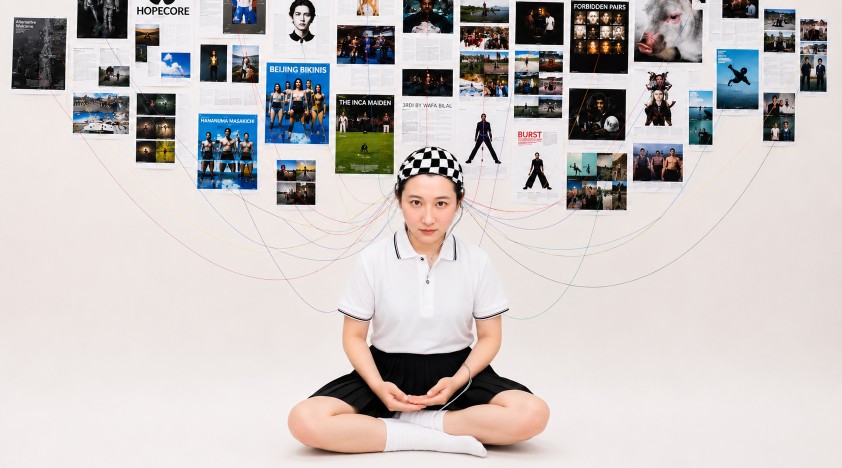
#> input picture assets/hero/creative-brain-cover.png, 1683 x 935 px, found by its file name (shown at 1/2 size)
$ python cutout_person.py
#> lines starting #> are read from the running program, lines starting #| are printed output that depends on the picture; after the words box and inside, x2 and y2 are one past the last pixel; in counts of white or black regions, pixels touching at a corner belong together
#!/usr/bin/env python3
"""从封面与三张动作照自动抠人物：干净墙板差分法。
输出: assets/hero/wall-clean.png + person-0..3.png (均 1683x935, 与封面同帧)
"""
from PIL import Image, ImageFilter
import numpy as np

COVER = "assets/hero/creative-brain-cover.png"

cover = Image.open(COVER).convert("RGB")
#> cover is the input picture: PIL image 1683x935 RGB; mean R, G, B 198.9, 193.3, 192.1
W, H = cover.size
#> W = 1683; H = 935
arr = np.array(cover).astype(np.float32)

x0, x1 = int(W * 0.27), int(W * 0.73)
#> x0 = 454; x1 = 1228
y0 = int(H * 0.29)
#> y0 = 271

# 1) 干净墙板：人物区域按每行墙色填充
plate = arr.copy()
for y in range(y0, H):
    left = arr[y, max(0, x0 - 60):x0]
    right = arr[y, x1:min(W, x1 + 60)]
    strip = np.concatenate([left, right], axis=0)
    plate[y, x0:x1] = np.median(strip, axis=0)
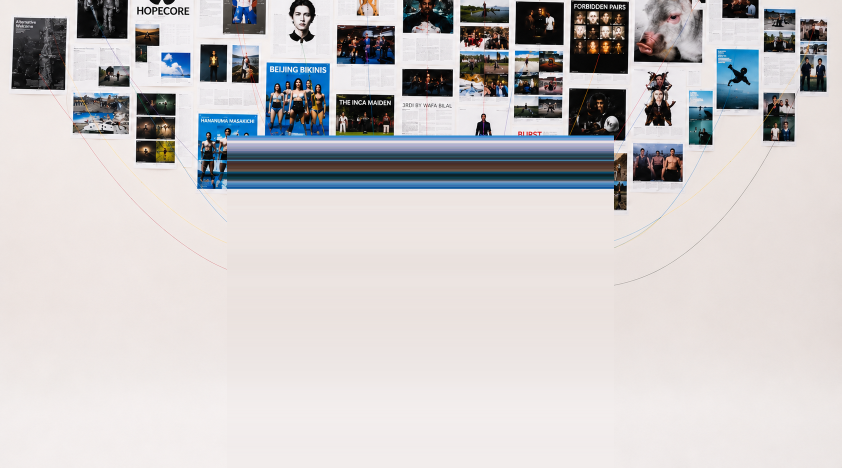
#> plate: shape (935, 1683, 3) float32 (shown at 1/2 size); mean R, G, B 202.4, 195.6, 196.9

boxmask = np.zeros((H, W), np.float32)
boxmask[y0:H, x0:x1] = 255
bm = Image.fromarray(boxmask.astype(np.uint8)).filter(ImageFilter.GaussianBlur(18))
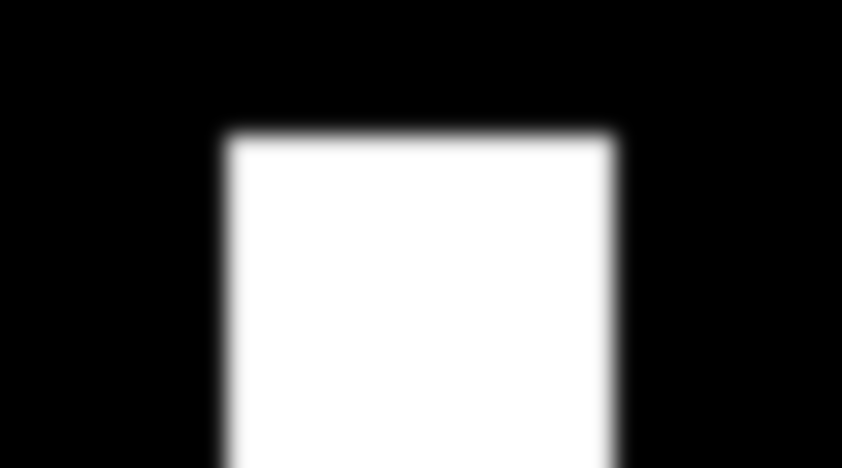
#> bm: PIL image 1683x935 L (shown at 1/2 size); min 0, max 255, mean 83.3
bm_arr = np.array(bm).astype(np.float32) / 255.0
plate = plate * bm_arr[..., None] + arr * (1 - bm_arr[..., None])
plate_img = Image.fromarray(plate.astype(np.uint8))
plate_img.save("assets/hero/wall-clean.png")
print("干净墙板 OK")


def cutout(src_path, out_path, rx0=0.27, rx1=0.73, ry0=0.29):
#> called with src_path = 'assets/hero/creative-brain-cover.png', out_path = 'assets/hero/person-0.png', rx0 = 0.27, rx1 = 0.73, ry0 = 0.29
    img = Image.open(src_path).convert("RGB")
    w, h = img.size
#> w = 1683; h = 935
    pl = plate_img.resize((w, h), Image.LANCZOS) if plate_img.size != (w, h) else plate_img
    a = np.array(img).astype(np.int16)
    b = np.array(pl).astype(np.int16)
    dist = np.sqrt(((a - b) ** 2).sum(axis=2))
    m = np.zeros((h, w), np.uint8)
    region = dist[int(h * ry0):h, int(w * rx0):int(w * rx1)]
    m[int(h * ry0):h, int(w * rx0):int(w * rx1)] = (region > 16).astype(np.uint8) * 255
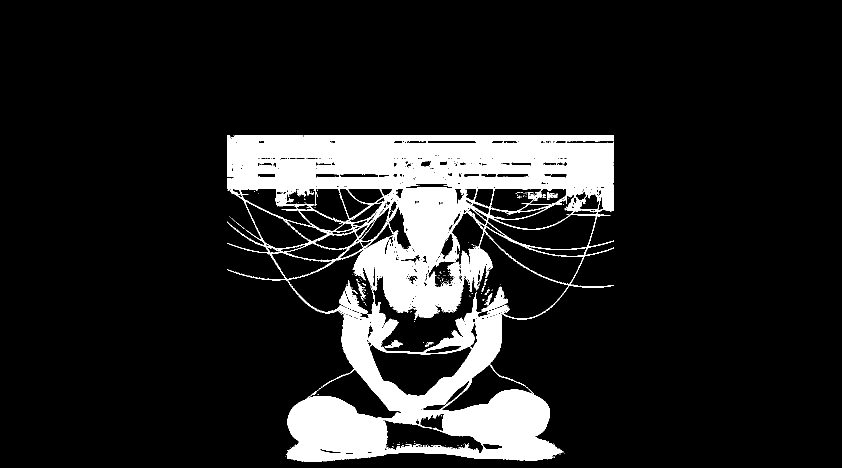
#> m: shape (935, 1683) (shown at 1/2 size); 12.9% white; 259 white regions (245 under 20 px), largest, box (x1, y1, x2, y2) and area: (454, 271, 1228, 924) 199498, (678, 560, 736, 628) 1269, (963, 573, 1016, 623) 836
    mask = Image.fromarray(m)
    mask = mask.filter(ImageFilter.MaxFilter(9)).filter(ImageFilter.MinFilter(7))
#> mask: PIL image 1683x935 L; 16.1% white; 2 white regions (1 under 20 px), largest, box (x1, y1, x2, y2) and area: (453, 270, 1229, 925) 253787
    mask = mask.filter(ImageFilter.GaussianBlur(2))
    rgba = img.convert("RGBA")
    rgba.putalpha(mask)
    # 统一到封面帧：按宽度缩放后垂直居中裁剪
    if (w, h) != (W, H):
        nh = round(h * W / w)
        rgba = rgba.resize((W, nh), Image.LANCZOS)
        top = max(0, (nh - H) // 2)
        rgba = rgba.crop((0, top, W, top + H))
    rgba.save(out_path)
    print(out_path, "bbox:", mask.getbbox())
#| assets/hero/person-0.png bbox: (448, 265, 1234, 930)


cutout(COVER, "assets/hero/person-0.png")
for i, p in enumerate(["pose-1", "pose-2", "pose-3"], start=1):
    cutout(f"assets/hero/{p}.jpg", f"assets/hero/person-{i}.png")
#> call 2 of cutout, with src_path = 'assets/hero/pose-1.jpg', out_path = 'assets/hero/person-1.png', rx0 = 0.27, rx1 = 0.73, ry0 = 0.29
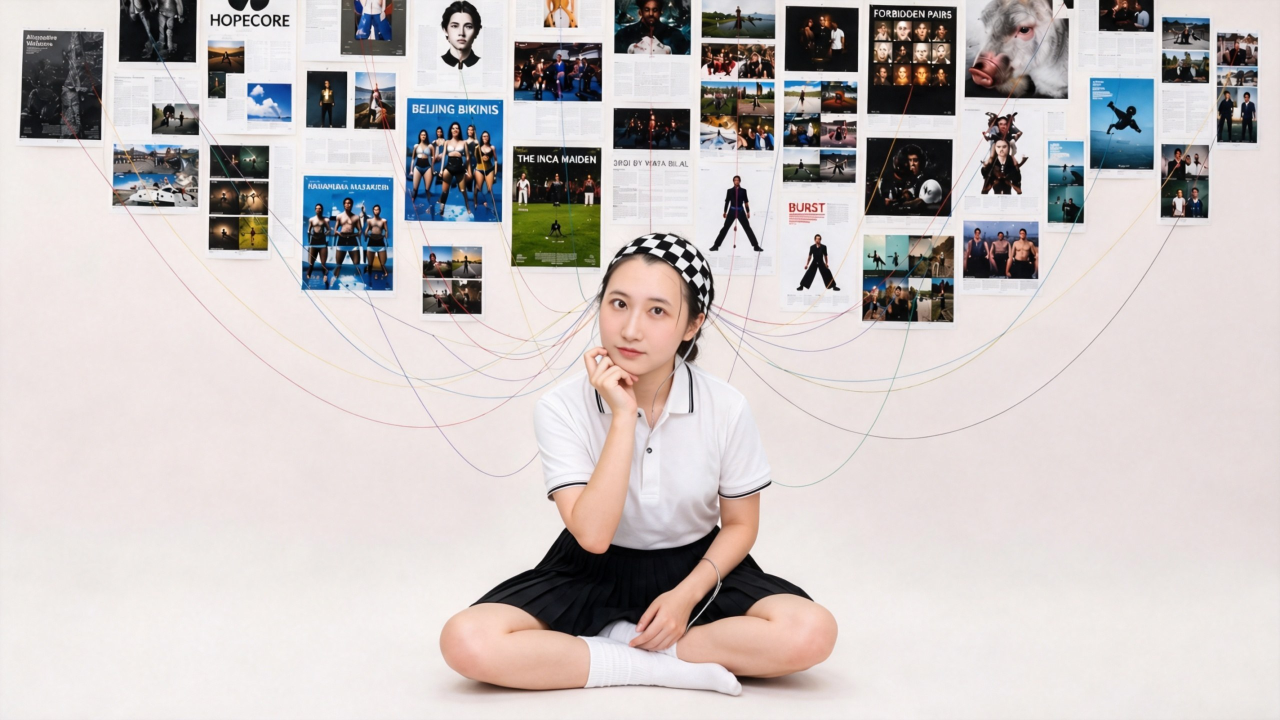
#> input picture assets/hero/pose-1.jpg, 2560 x 1440 px, found by its file name (shown at 1/2 size)
#> in cutout, img is the input picture: PIL image 2560x1440 RGB; mean R, G, B 199.7, 193.1, 192.3
#> in cutout (call 2), `dist = np.sqrt(((a - b) ** 2).sum(axis=2))`:
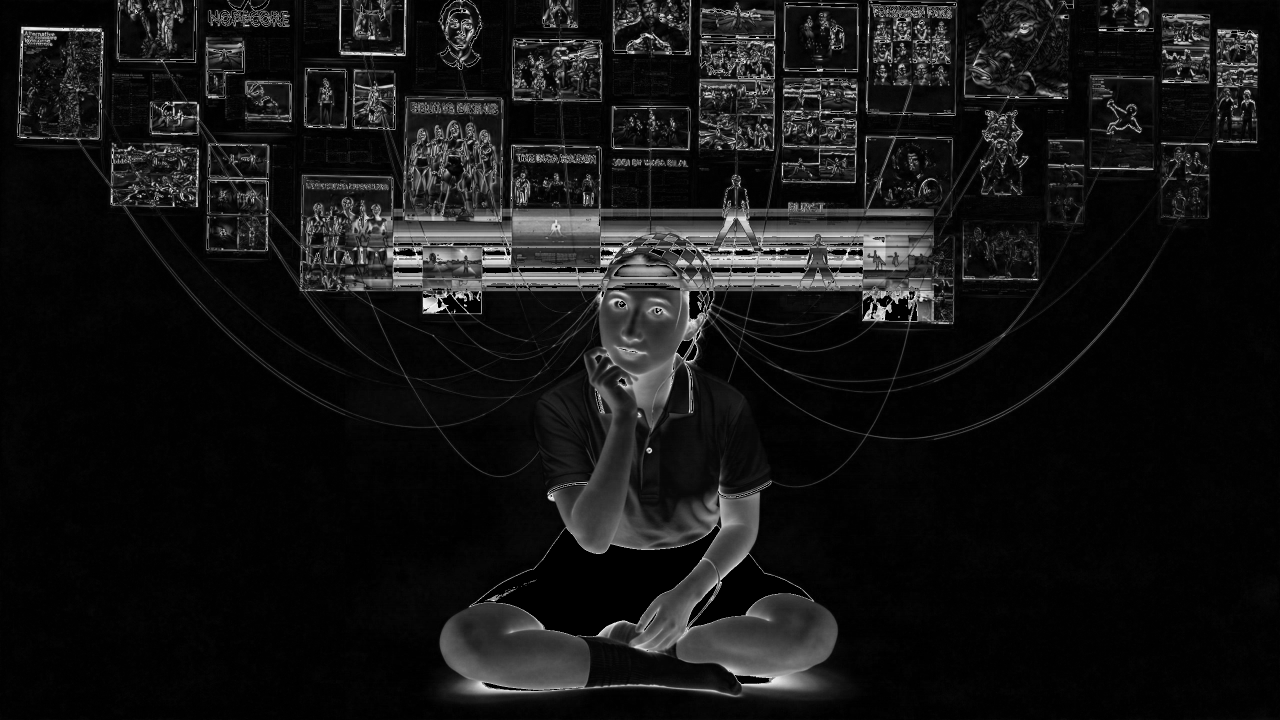
#> dist: shape (1440, 2560) float64 (shown at 1/2 size); 3.19% of the values are NaN or infinite; the others: min 0, max 313.5, mean 27.36; drawn with min black, max white, NaN and infinite black
#> in cutout (call 2), `region = dist[int(h * ry0):h, int(w * rx0):int(w * rx1)]`:
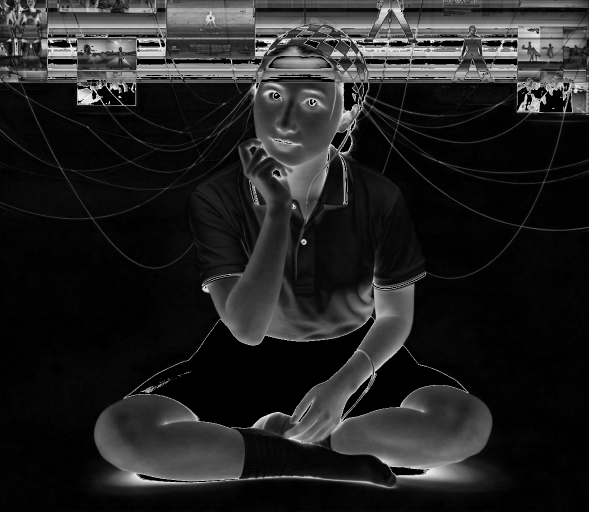
#> region: shape (1023, 1177) float64 (shown at 1/2 size); 7.57% of the values are NaN or infinite; the others: min 0, max 313.5, mean 46.85; drawn with min black, max white, NaN and infinite black
#> in cutout (call 2), `m[int(h * ry0):h, int(w * rx0):int(w * rx1)] = (region > 16).astype(np..`: m: shape (1440, 2560); 13.1% white; 714 white regions (666 under 20 px), largest, box (x1, y1, x2, y2) and area: (691, 417, 1868, 1412) 469387, (1340, 753, 1426, 979) 7253, (1466, 881, 1541, 971) 1700
#> in cutout (call 2), `mask = mask.filter(ImageFilter.MaxFilter(9)).filter(ImageFilter.MinFil..`: mask: PIL image 2560x1440 L; 15.5% white; 28 white regions (14 under 20 px), largest, box (x1, y1, x2, y2) and area: (690, 416, 1869, 1413) 568052, (1198, 1302, 1238, 1333) 546, (690, 740, 781, 770) 464
#> in cutout (call 2), `rgba = rgba.crop((0, top, W, top + H))`:
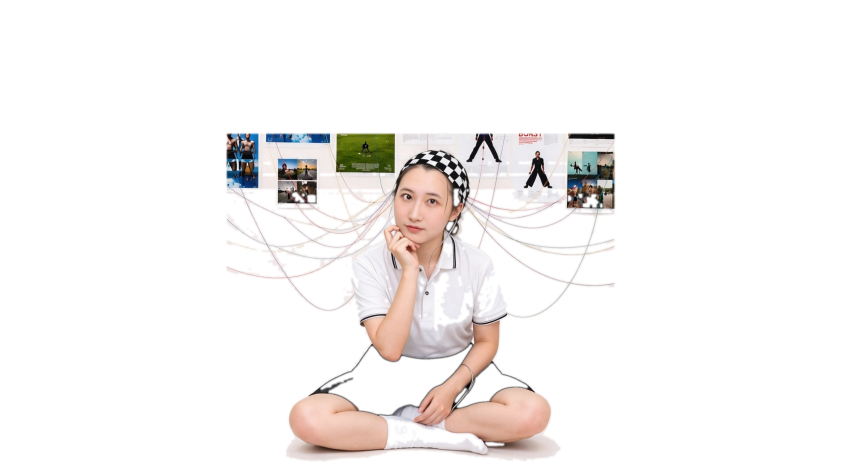
#> rgba: PIL image 1683x935 RGBA (shown at 1/2 size); mean R, G, B, A 37.6, 34.8, 33.6, 39.9; transparent parts drawn white
#| assets/hero/person-1.png bbox: (685, 411, 1874, 1418)
#> pass 2 of the loop `for i, p in enumerate(["pose-1", "pose-2", "pose-3"], start=1):`:
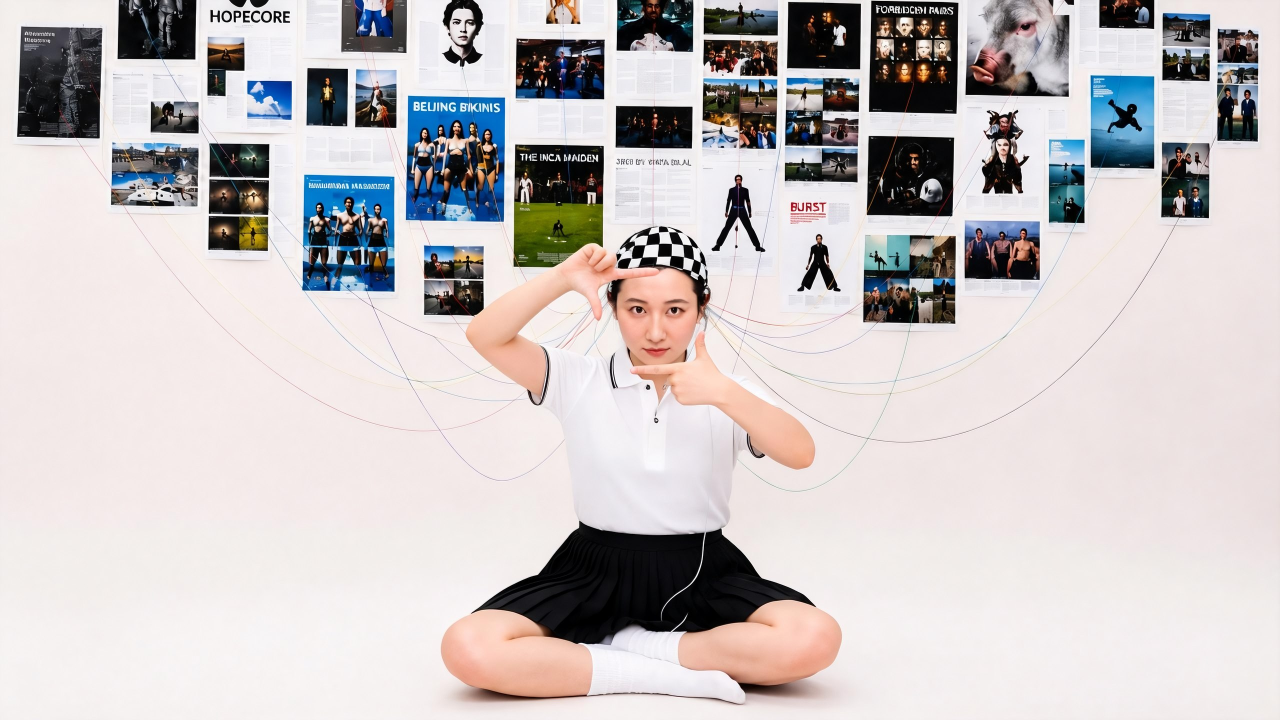
#> input picture assets/hero/pose-2.jpg, 2560 x 1440 px, found by its file name (shown at 1/2 size)
#> in cutout, img is the input picture: PIL image 2560x1440 RGB; mean R, G, B 200.2, 194.3, 194.6
#> in cutout (call 3), `m[int(h * ry0):h, int(w * rx0):int(w * rx1)] = (region > 16).astype(np..`:
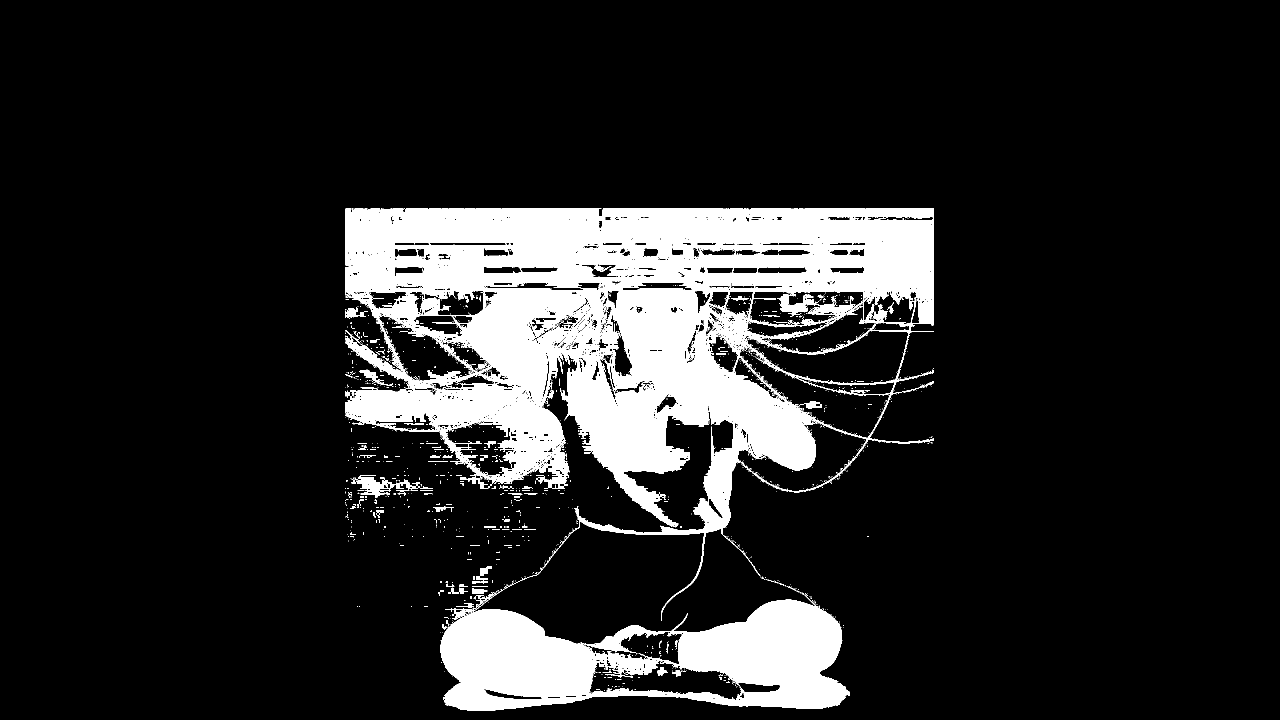
#> m: shape (1440, 2560) (shown at 1/2 size); 13.9% white; 1751 white regions (1631 under 20 px), largest, box (x1, y1, x2, y2) and area: (691, 417, 1868, 1421) 497103, (703, 955, 820, 996) 1667, (1554, 584, 1638, 625) 1491
#> in cutout (call 3), `rgba = rgba.crop((0, top, W, top + H))`:
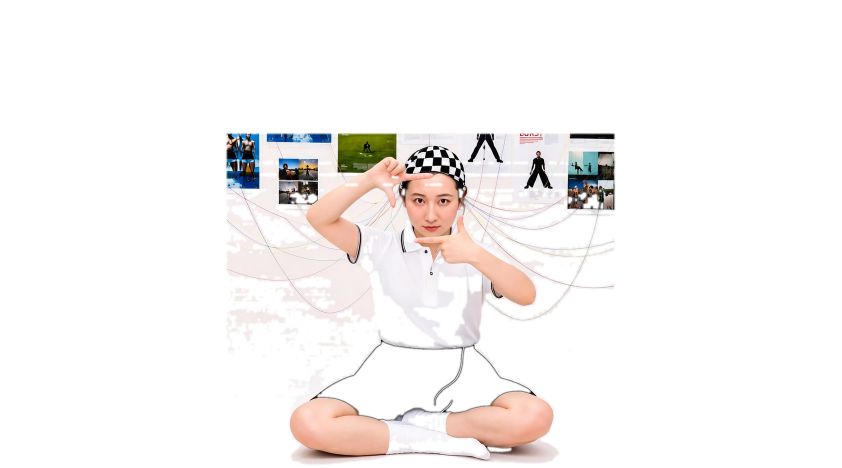
#> rgba: PIL image 1683x935 RGBA (shown at 1/2 size); mean R, G, B, A 44.3, 41.2, 40.2, 44.4; transparent parts drawn white
#| assets/hero/person-2.png bbox: (685, 411, 1874, 1427)
#> pass 3 of the loop `for i, p in enumerate(["pose-1", "pose-2", "pose-3"], start=1):`:
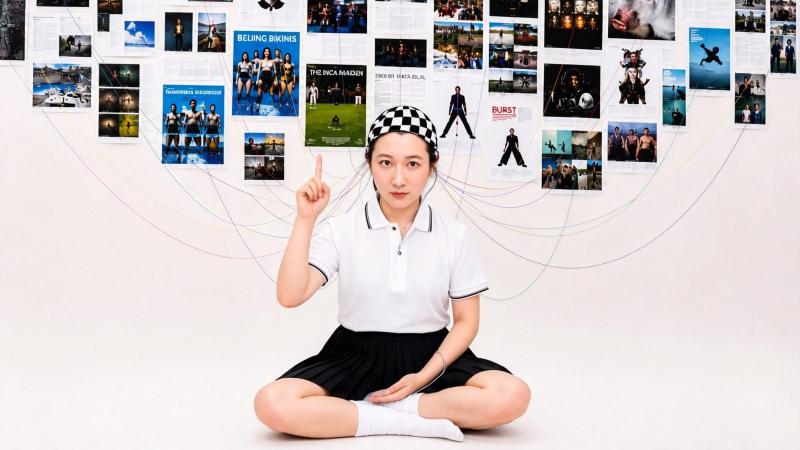
#> input picture assets/hero/pose-3.jpg, 1600 x 900 px, found by its file name (shown at 1/2 size)
#> in cutout, img is the input picture: PIL image 1600x900 RGB; mean R, G, B 203.6, 197.1, 197.4
#> pl: PIL image 1600x900 RGB
#> a: shape (900, 1600, 3) int16
#> b: shape (900, 1600, 3) int16
#> dist: shape (900, 1600) float64
#> region: shape (639, 736) float64
#> in cutout (call 4), `m[int(h * ry0):h, int(w * rx0):int(w * rx1)] = (region > 16).astype(np..`:
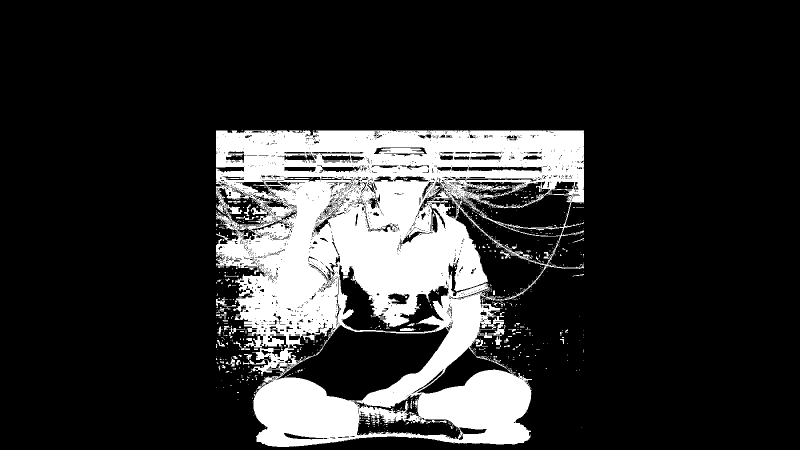
#> m: shape (900, 1600) (shown at 1/2 size); 18% white; 916 white regions (853 under 20 px), largest, box (x1, y1, x2, y2) and area: (432, 261, 1168, 894) 253274, (432, 598, 453, 613) 150, (800, 656, 832, 662) 147
#> in cutout (call 4), `mask = mask.filter(ImageFilter.MaxFilter(9)).filter(ImageFilter.MinFil..`:
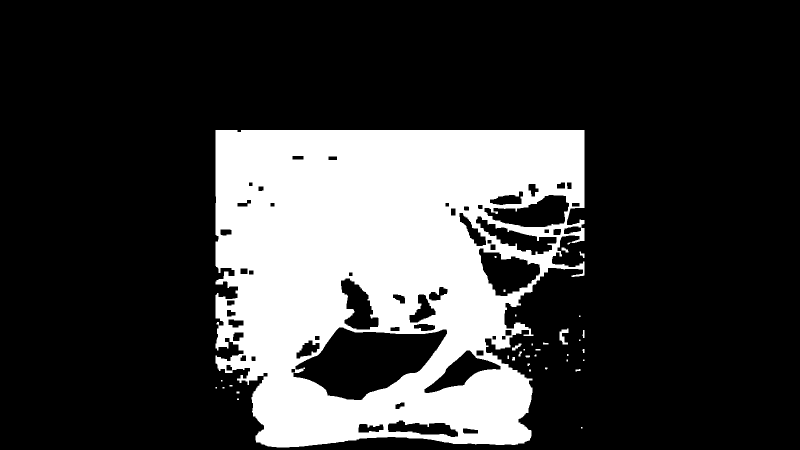
#> mask: PIL image 1600x900 L (shown at 1/2 size); 23.1% white; 35 white regions (18 under 20 px), largest, box (x1, y1, x2, y2) and area: (431, 260, 1169, 895) 331148, (1119, 657, 1137, 689) 295, (1024, 687, 1043, 701) 112
#| assets/hero/person-3.png bbox: (426, 255, 1174, 900)
print("全部完成")
